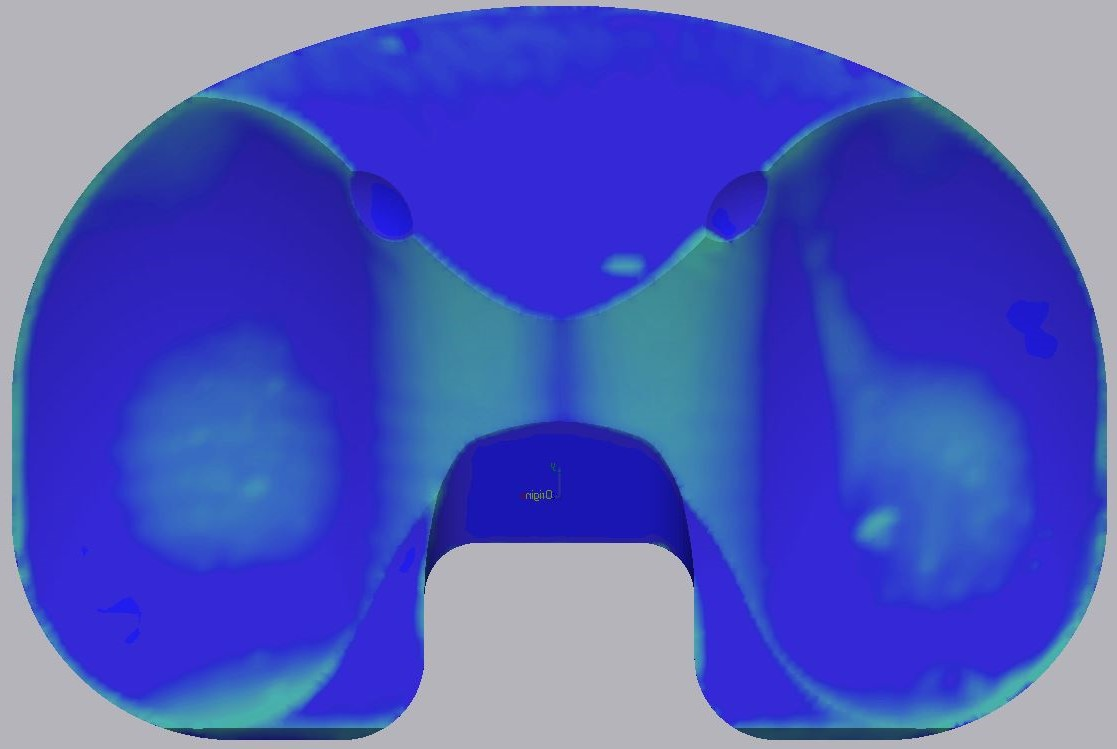
#> input picture slike/1_858_08052022_SLIKA OBRABE prezrcaljeno.jpg, 1117 x 749 px; its folder holds only this picture in this run
$ jupyter execute --allow-errors zdruzitevSlikCleaned.ipynb
#> lines starting #> are read from the running program, lines starting #| are printed output that depends on the picture; after the words box and inside, x2 and y2 are one past the last pixel; in counts of white or black regions, pixels touching at a corner belong together
## Slike so razdeljene v dve mapi: tiste z legendo in tiste brez.

[cell 1]
import cv2 as cv
import os

def naloziSlike(mapa):
#> called with mapa = 'slike'
    images = []
    for filename in os.listdir(mapa):
        img = cv.imread(os.path.join(mapa, filename))
#> img is the input picture: shape (749, 1117, 3); mean B, G, R 189.9, 88.4, 79.6
        if img is not None:
            images.append(img)
    return images

#Nalozimo slike
slike = naloziSlike("slike")
#> slike = 1 item
#> (the rest of this cell did not finish here and is left out)


print (slike[0].shape)
print (slike[1].shape)
#Slike niso iste velikosti

## Okvirili bomo predmet na sredini slike in odrezali stran robove, zato da bomo lahko potem slike skalirali na enako velikost.

[cell 2]
import matplotlib.pyplot as plt

def print_img_notebook(img):
    plt.imshow(cv.cvtColor(img, cv.COLOR_BGR2RGB))
    # as opencv loads in BGR format by default, we want to show it in RGB.
    plt.show()

# Funkcija, ki odstrani rob sliki
def remove_border(img):
    grayscale = cv.cvtColor(img, cv.COLOR_BGR2GRAY)
    ret, thresholded = cv.threshold(grayscale, 127, 255, cv.THRESH_BINARY_INV)
    bbox = cv.boundingRect(thresholded)
    x, y, w, h = bbox
    # print(bbox)
    foreground = img[y:y+h, x:x+w]
    return foreground

# Funkcija, ki sliki odstrani legendo (100px širok navpičen pas na desni...)
def odstrani_legendo(img):
    # Odstrani 100px navpicni pas na desni strani, kjer je legenda.
    return img[:,:len(img[1]) - 100]

print_img_notebook(slike[0])
# V to spremenljivko bomo dali slike brez robov
slike_no_border = []
# Prvo vse slike brez legende
for slika in slike:
    slike_no_border.append(remove_border(slika))
#> this loop made 1 pass
#> (x in remove_border, y in remove_border, w in remove_border, h in remove_border) on pass 1: (12, 6, 1095, 734)
#> pass 1, in remove_border, `grayscale = cv.cvtColor(img, cv.COLOR_BGR2GRAY)`:
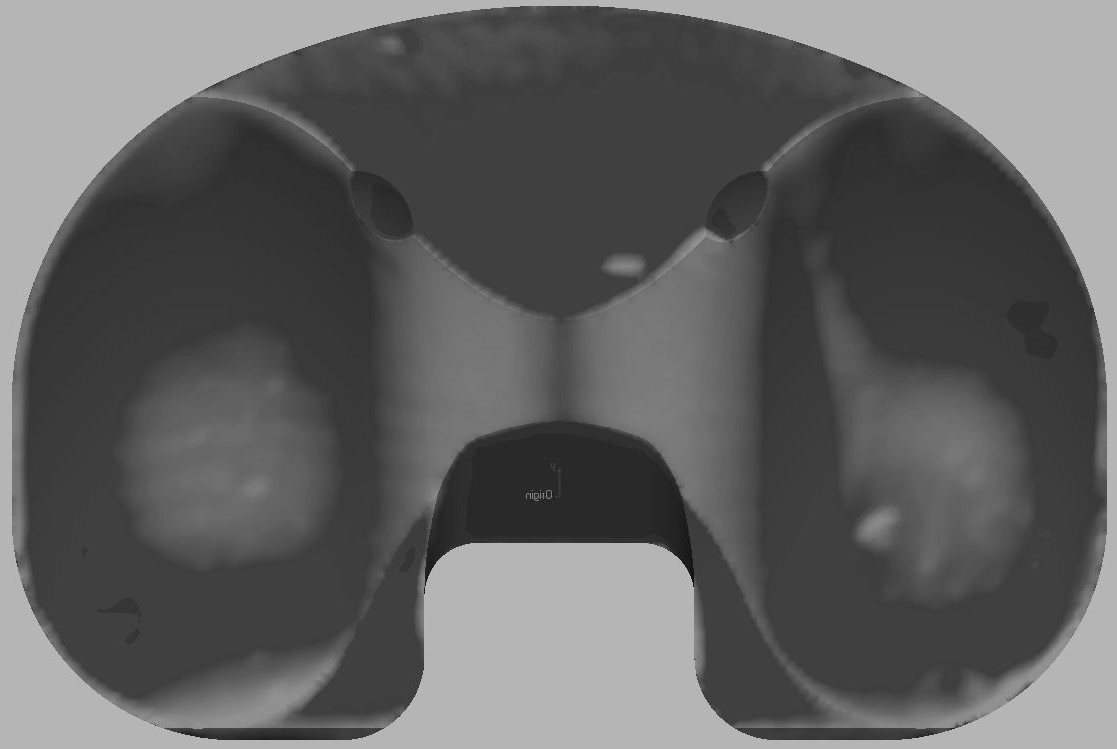
#> grayscale: shape (749, 1117); min 3, max 212, mean 97.4
#> pass 1, in remove_border, `ret, thresholded = cv.threshold(grayscale, 127, 255, cv.THRESH_BINARY_..`:
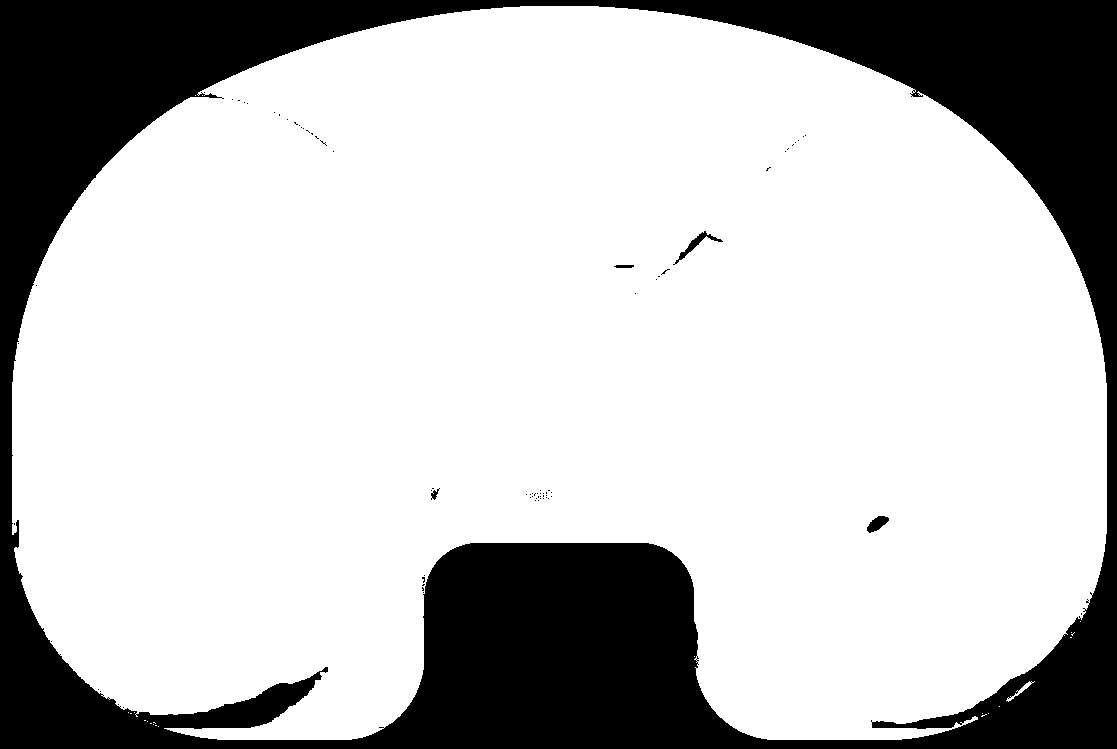
#> thresholded: shape (749, 1117); 75.8% white; 75 black regions (70 under 20 px), largest, box (x1, y1, x2, y2) and area: (0, 0, 1117, 749) 201608, (673, 231, 723, 265) 272, (867, 516, 889, 533) 214, (614, 265, 634, 268) 54, (431, 488, 440, 500) 47
#> pass 1, in remove_border, `foreground = img[y:y+h, x:x+w]`:
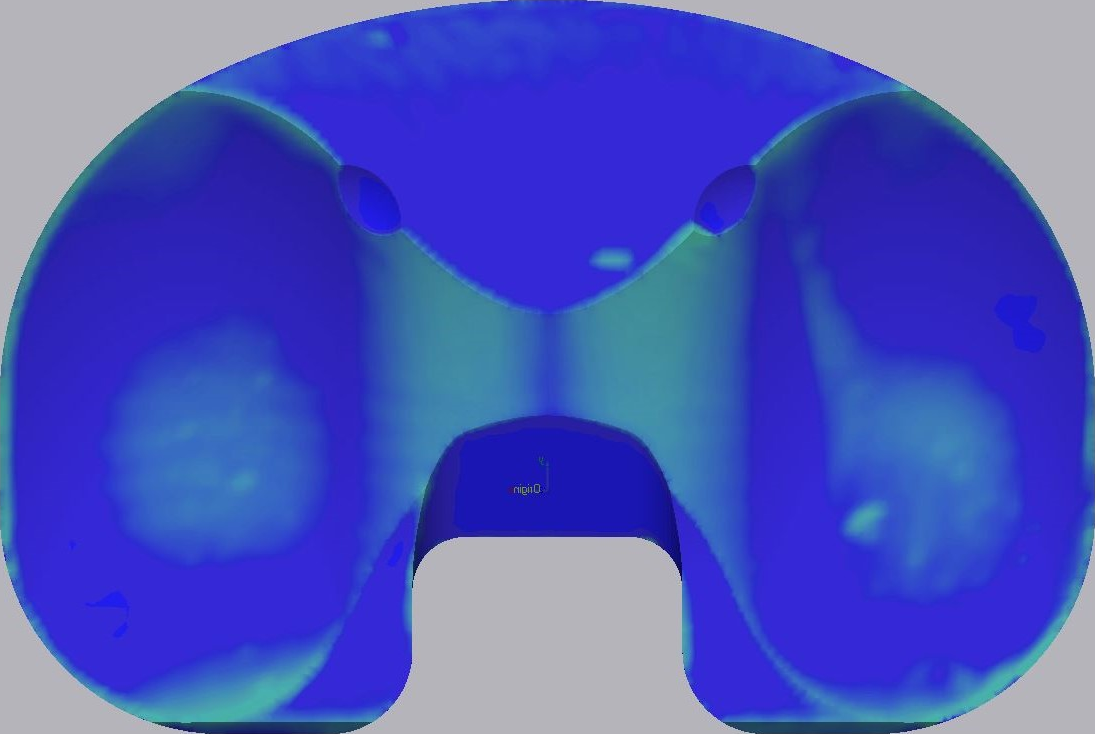
#> foreground: shape (734, 1095, 3); mean B, G, R 190, 84.7, 75.5
#> after the loop, slike_no_border = 1 item
# In še slike z legendo
#> (the rest of this cell did not finish here and is left out)

[cell 3]
import numpy as np

# Vse slike naredimo velikosti enake velikosti prve slike. Pomembno je samo, da so vse enake velikosti
visina = len(slike_no_border[0]) # visina prve slike
#> visina = 734
sirina = len(slike_no_border[0][0]) # sirina prve slike
#> sirina = 1095
for i in range(len(slike_no_border)):
    slike_no_border[i] = cv.resize(slike_no_border[i], (sirina, visina))
#> this loop made 1 pass
print_img_notebook(slike_no_border[0])

[cell 4]
# Funkcija, ki slike združi. Vsaka slika prispeva 1/število_slik zaključeni sliki. Povprečje slik torej.
def blend(list_images): # Blend images equally.
    equal_fraction = 1.0 / (len(list_images)) # Zračunamo kolikšen delež naj vsaka prispeva
#> equal_fraction = 1
    output = np.zeros_like(list_images[0]) # Inicializiramo matriko, ki predstavlja sliko z nulami, velikosti kot ena od slik
    for img in list_images:
        output = output + img * equal_fraction # Za vsako sliko matriki prištejemo vrednosti treh komponent barv Red, Green in Blue, pomnoženo s prej izračunanim razmerjem
    output = output.astype(np.uint8)
    return output

result = blend(slike_no_border)
print_img_notebook(result)
cv.imwrite("zdruzeno.png", result)
#> Out = True

$ run again, on slike/2_929_08052022_SLIKA OBRABE prezrcaljeno.jpg
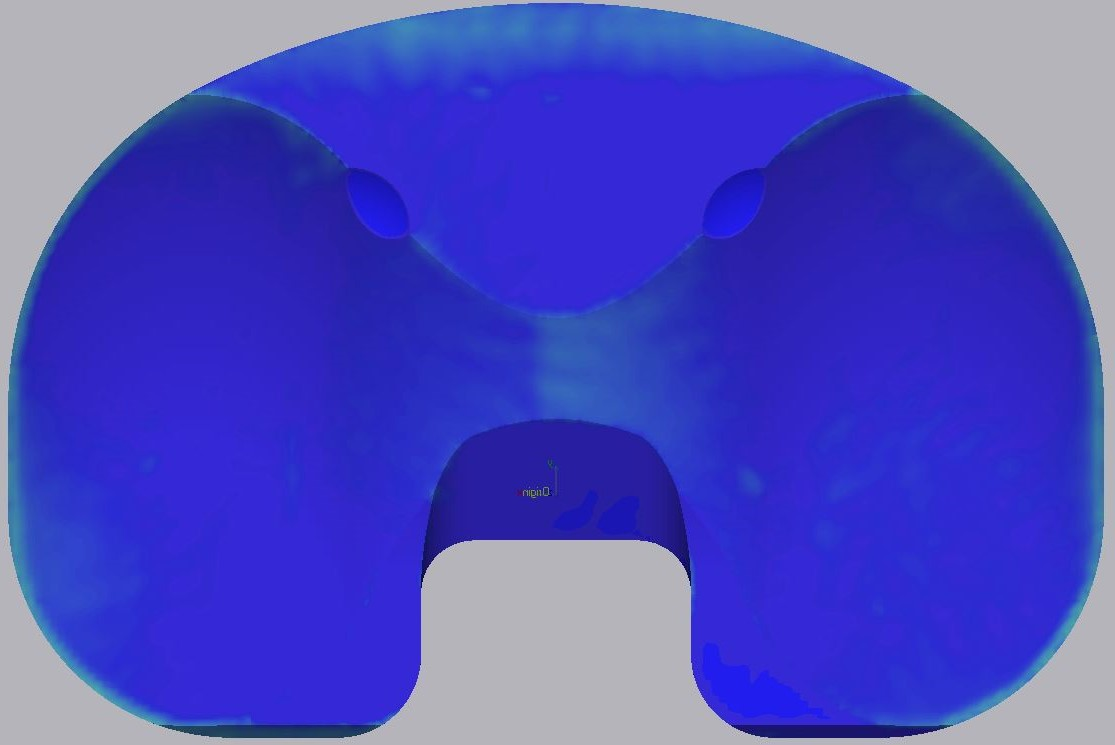
#> input picture slike/2_929_08052022_SLIKA OBRABE prezrcaljeno.jpg, 1115 x 745 px
#> in naloziSlike, img is the input picture: shape (745, 1115, 3); mean B, G, R 192.8, 76.2, 77
#> slike = 1 item
#> the loop `for slika in slike:` made 1 pass
#> (x in remove_border, y in remove_border, w in remove_border, h in remove_border) on pass 1: (8, 3, 1096, 735)
#> pass 1, in remove_border, `ret, thresholded = cv.threshold(grayscale, 127, 255, cv.THRESH_BINARY_..`:
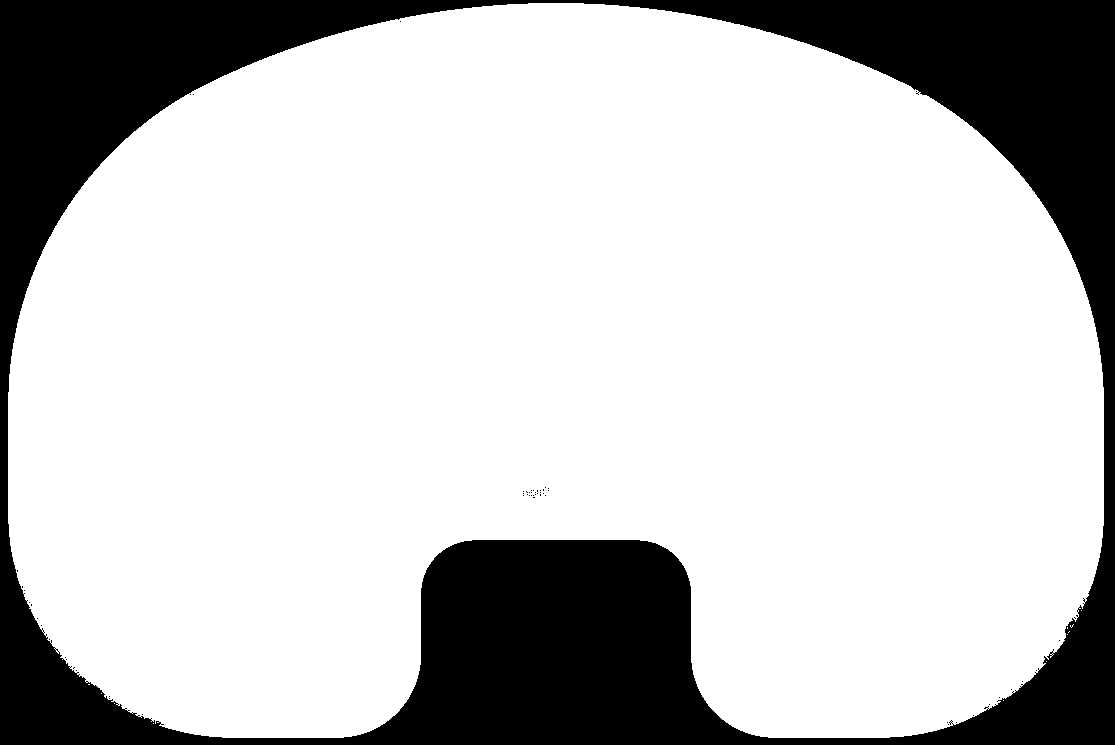
#> thresholded: shape (745, 1115); 77.2% white; 57 black regions (56 under 20 px), largest, box (x1, y1, x2, y2) and area: (0, 0, 1115, 745) 189473
#> pass 1, in remove_border, `foreground = img[y:y+h, x:x+w]`:
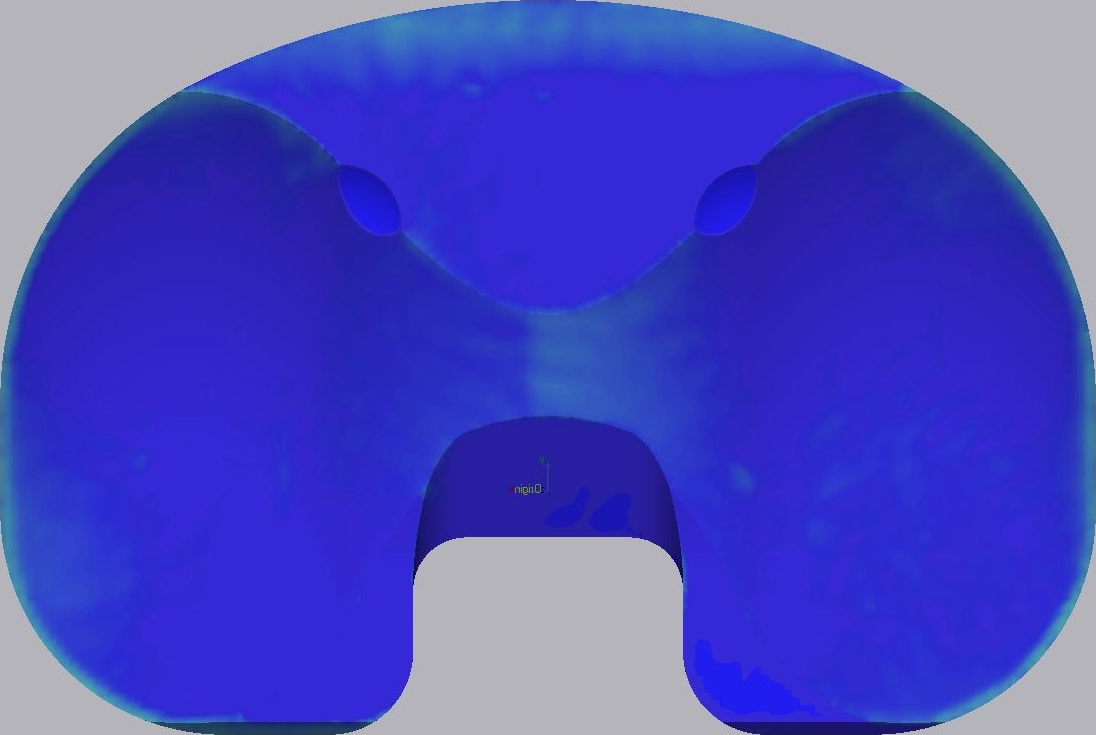
#> foreground: shape (735, 1096, 3); mean B, G, R 192.9, 73, 73.8
#> visina = 735
#> sirina = 1096
#> the loop `for i in range(len(slike_no_border)):` made 1 pass
#> equal_fraction = 1
#> the loop in blend, `for img in list_images:` made 1 pass
#> Out = True
